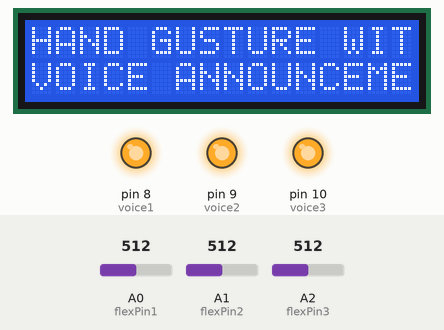
This sketch was run on a simulated Arduino Uno, built with avr-gcc and run on an emulated ATmega328P. On the bench: 16×2 character LCD, output pins drawn as LEDs (lit = HIGH). The inputs (shaded band) are chosen by the test bench; at power-on: A0 (flexPin1) = 512, A1 (flexPin2) = 512, A2 (flexPin3) = 512. What the sketch prints to the serial monitor is not drawn.

Above: at 1.1 s.
At 4.2 s:
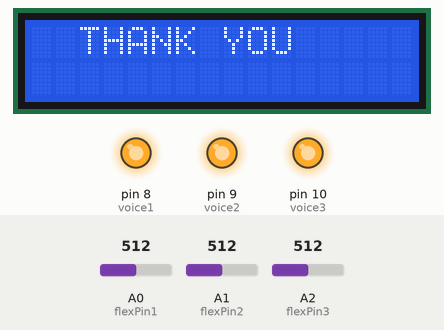
4.3 s: A0 (flexPin1) set to 19
5.8 s: A0 (flexPin1) set to 16
At 7.3 s:
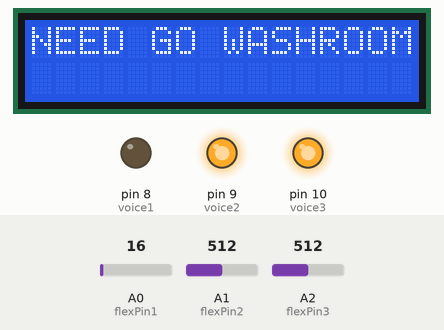
7.6 s: A0 (flexPin1) set to 122
At 9.2 s:
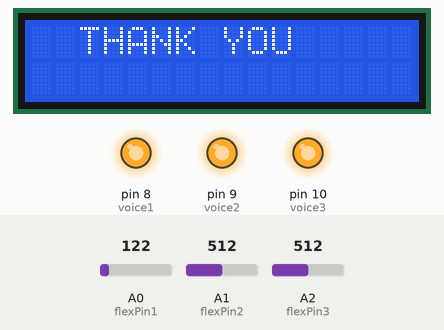
9.6 s: A1 (flexPin2) set to 20
11.1 s: A1 (flexPin2) set to 15
At 12.3 s:
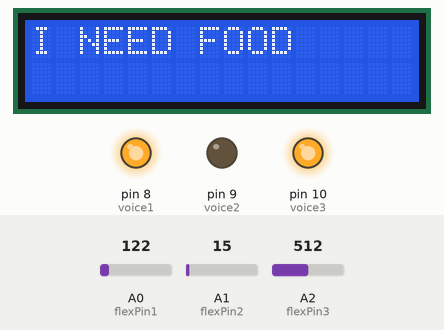
12.6 s: A0 (flexPin1) set to 0
At 14.1 s:
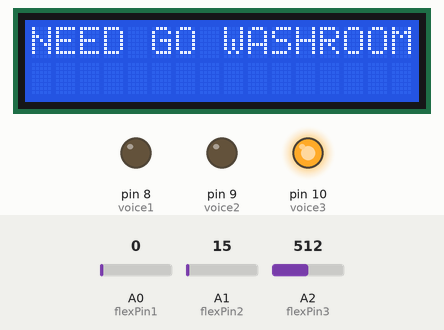
Timing chart, 0 to 15.6 s (numbered marks = the images above; inputs shaded):
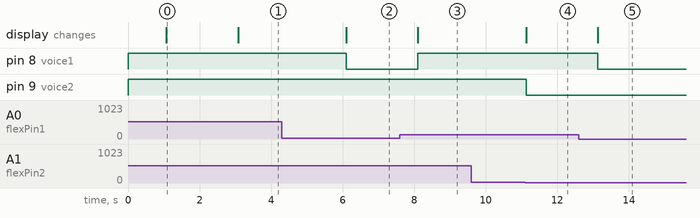

Measured:
- the behaviour switches between 18 and 17 on A0 (flexPin1) (found by bisection; images 1 and 2)
- the behaviour switches between 18 and 17 on A1 (flexPin2) (found by bisection; images 3 and 4)
- after the input at 4.3 s, every drawn part: stays the same
- after the input at 5.8 s, pin 8 (voice1): HIGH → LOW after 0.30 s; the display: changes after 0.30 s (image 2)
- after the input at 7.6 s, pin 8 (voice1): LOW → HIGH after 0.51 s; the display: changes after 0.51 s (image 3)
- after the input at 9.6 s, every drawn part: stays the same
- after the input at 11.1 s, pin 9 (voice2): HIGH → LOW at once; the display: changes at once (image 4)
- after the input at 12.6 s, pin 8 (voice1): HIGH → LOW after 0.54 s; the display: changes after 0.54 s (image 5)
- what the display in image 0 shows lasts 2.0 s, from 1.1 s to 3.1 s

The sketch:

smart_glove_code.ino
```cpp
#include <LiquidCrystal.h>

#define voice1 8
#define voice2 9
#define voice3 10
const int flexPin1 = A0;
const int flexPin2 = A1;
const int flexPin3 = A2;

LiquidCrystal lcd(2, 3, 4, 5, 6, 7); // LCD pins: RS, E, D4, D5, D6, D7
int value0;
int value1;
int value2;
int value3;

void setup() {
  Serial.begin(9600);
  pinMode(voice1, OUTPUT);
  pinMode(voice2, OUTPUT);
  pinMode(voice3, OUTPUT);
  digitalWrite(voice1, HIGH);
  digitalWrite(voice2, HIGH);
  digitalWrite(voice3, HIGH);
  lcd.begin(16, 2); // Initialize the LCD with 16 columns and 2 rows
  lcd.print("   WELCOME "); // Print label
delay(1000);
  lcd.clear();
  lcd.print("HAND GUSTURE WITH"); // Print value of flex sensor 1
  lcd.setCursor(0, 1); // Set cursor to the first column of the second row
  lcd.print("VOICE ANNOUNCEMENT ");
  delay(2000);
}

void loop() {
  value1 = analogRead(flexPin1);
  value2 = analogRead(flexPin2);
  value3 = analogRead(flexPin3);

  value1 = map(value1, 700, 900, 0, 255);
  value2 = map(value2, 700, 900, 0, 255);
  value3 = map(value3, 700, 900, 0, 255);

  Serial.println(value1);
  if(value0 <= -870)
  {
  lcd.clear();

  Serial.println("z");
  delay(2000);
  }

  else if(value1 <= -870)
  {
  lcd.clear();
  lcd.print("NEED GO WASHROOM"); // Print value of flex sensor 1
  digitalWrite(voice1, LOW);
  delay(2000);
  }
  else if(value2 <= -870)
  {
    lcd.clear();
    lcd.print("I NEED FOOD");
    digitalWrite(voice2, LOW);
    delay(2000);
  }
  else if(value3 <= -870)
  {
    lcd.clear();
    lcd.print("I NEED WATER");
    digitalWrite(voice3, LOW);
    delay(2000);
  }
  else
  {
    lcd.clear();
    lcd.print("  THANK YOU");
    digitalWrite(voice1, HIGH);
    digitalWrite(voice2, HIGH);
    digitalWrite(voice3, HIGH);
    delay(500);
  }


}
```
